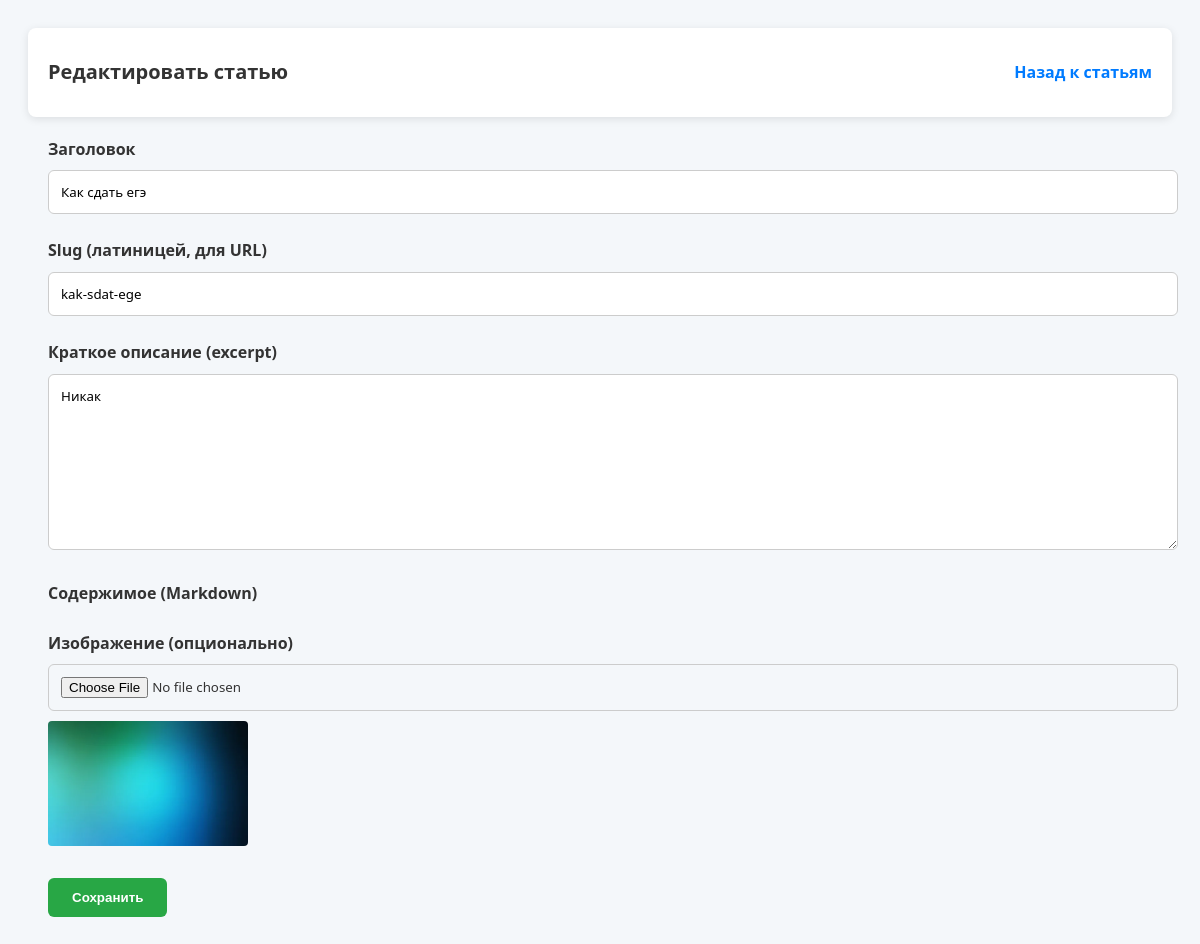
Screenshot of /adm_7f3k9p2/edit_article.php?id=1 (signed in) with the database file from the repository.
### tables this page shows
CREATE TABLE articles (
            id INTEGER PRIMARY KEY AUTOINCREMENT,
            title TEXT NOT NULL,
            slug TEXT NOT NULL UNIQUE,
            excerpt TEXT NOT NULL,
            content TEXT NOT NULL,
            image TEXT,
            created_at TIMESTAMP DEFAULT CURRENT_TIMESTAMP
        );

### adm_7f3k9p2/edit_article.php (the view, shortened to what this page needs)
<?php
require_once 'config.php';
$article = ['id' => null, 'title' => '', 'slug' => '', 'excerpt' => '', 'content' => '', 'image' => ''];
if (isset($_GET['id'])) {
    try {
        $stmt = $db->prepare('SELECT * FROM articles WHERE id = :id');
        $stmt->execute(['id' => (int)$_GET['id']]);
        $article = $stmt->fetch(PDO::FETCH_ASSOC) ?: $article;
    } catch (PDOException $e) {
        error_log("Error fetching article: " . $e->getMessage());
        $error = "Ошибка загрузки статьи.";
    }
}
?>
<!DOCTYPE html>
<html lang="ru">
<head>
    <link rel="stylesheet" href="https://uicdn.toast.com/editor/latest/toastui-editor.min.css">
</head>
<body>
    <div class="header">
        <h1><?php echo $article['id'] ? 'Редактировать статью' : 'Добавить статью'; ?></h1>
        <a href="<?php echo ADMIN_PATH; ?>/articles.php">Назад к статьям</a>
    </div>
    <div class="container">
        <form method="POST" enctype="multipart/form-data">
            <div class="form-group">
                <label for="title">Заголовок</label>
                <input type="text" id="title" name="title" value="<?php echo htmlspecialchars($article['title']); ?>" required>
            </div>
            <div class="form-group">
                <label for="slug">Slug (латиницей, для URL)</label>
                <input type="text" id="slug" name="slug" value="<?php echo htmlspecialchars($article['slug']); ?>" required>
            </div>
            <div class="form-group">
                <label for="excerpt">Краткое описание (excerpt)</label>
                <textarea id="excerpt" name="excerpt" required><?php echo htmlspecialchars($article['excerpt']); ?></textarea>
            </div>
            <div class="form-group">
                <label for="content">Содержимое (Markdown)</label>
            </div>
            <div class="form-group">
                <label for="image">Изображение (опционально)</label>
                <input type="file" id="image" name="image" accept="image/*">
                <?php if ($article['image']): ?>
                    <img src="<?php echo htmlspecialchars($article['image']); ?>" alt="Текущее изображение">
                <?php endif; ?>
            </div>
            <button type="submit" class="save-btn">Сохранить</button>
        </form>
    </div>
</body>
</html>

### adm_7f3k9p2/edit_article.php (style rules this page uses)
body { font-family: 'Segoe UI', Tahoma, Geneva, Verdana, sans-serif; background: #f4f7fa; color: #333; line-height: 1.6; padding: 20px; }
.header { background: #ffffff; box-shadow: 0 2px 8px rgba(0,0,0,0.1); padding: 15px 20px; display: flex; justify-content: space-between; align-items: center; margin-bottom: 20px; border-radius: 8px; }
.header h1 { font-size: 20px; color: #333; }
.header a { color: #007bff; text-decoration: none; font-weight: bold; }
.container { max-width: 98%; margin: 0 auto; padding: 0 20px; }
.form-group { margin-bottom: 1.5rem; }
.form-group label { display: block; font-weight: bold; margin-bottom: 0.5rem; }
.form-group input, .form-group textarea { width: 100%; padding: 0.75rem; border: 1px solid #ccc; border-radius: 6px; font-family: inherit; }
.form-group textarea { min-height: 150px; resize: vertical; }
.save-btn { background: #28a745; color: white; padding: 0.75rem 1.5rem; border: none; border-radius: 6px; cursor: pointer; font-weight: bold; }
img { max-width: 200px; height: auto; border-radius: 4px; margin-top: 10px; }

### rows the page displays
articles: title "Как сдать егэ", slug "kak-sdat-ege", excerpt "Никак", image (picture)
